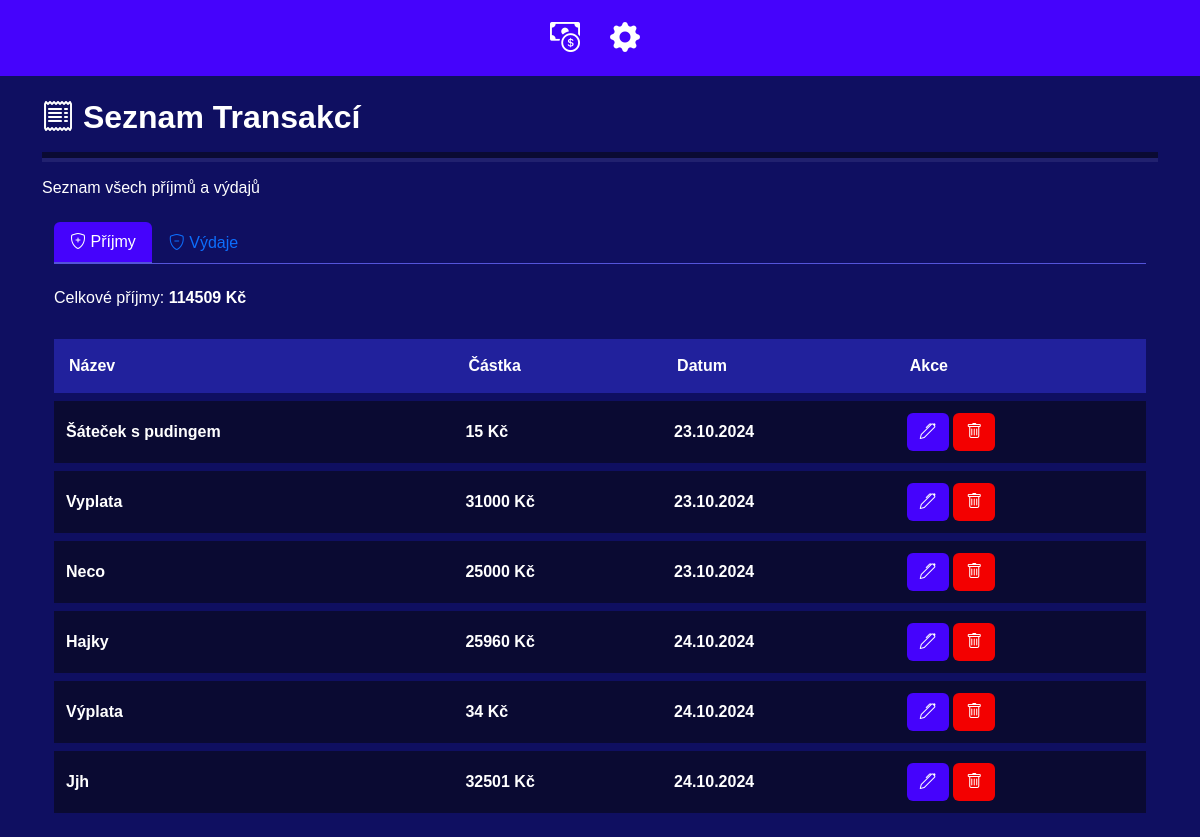
The page /list/ on the database as committed earlier.
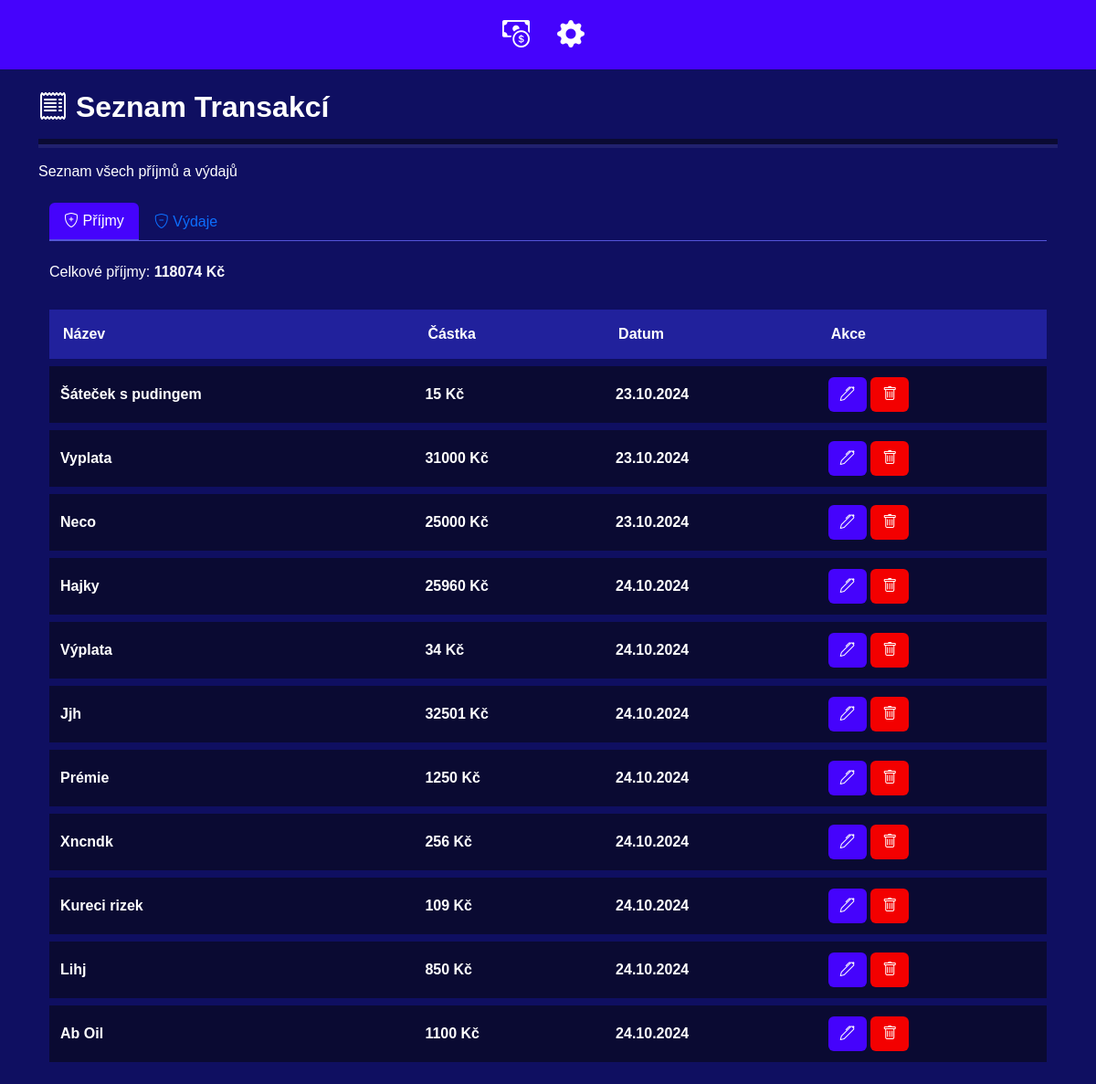
The same page on the database as committed later.
### finance_app/models.py (models this page shows)
class Income(models.Model):
    name = models.CharField(max_length=100)
    amount = models.FloatField()
    date = models.DateField(auto_now_add=True,editable=True)
    category = models.ForeignKey(Category, on_delete=models.SET_DEFAULT, default=1)

### finance_app/views.py (the view)
# urls.py: path('list/', views.list_transactions, name='list_transactions'),
def list_transactions(request):
    incomes = Income.objects.all()
    outcomes = Outcome.objects.all()
    total_income = Income.objects.aggregate(Sum('amount'))['amount__sum'] or 0
    total_outcome = Outcome.objects.aggregate(Sum('amount'))['amount__sum'] or 0
    context = {
        'incomes': incomes,
        'outcomes': outcomes,
        'no_incomes': not incomes.exists(),
        'no_outcomes': not outcomes.exists(),
        'total_income': total_income,
        'total_outcome': total_outcome,
    }
    return render(request, 'list.html', context)

### finance_app/templates/list.html (shortened to what this page needs)
{% extends "base.html" %}
{% block content %}
<h2 class="py-2"><i class="bi bi-receipt"></i> Seznam Transakcí</h2>
    <div class="hr-container">
    <hr class="hr-main">
    <hr class="hr-secondary">
</div>
<h6 class="py-3">Seznam všech příjmů a výdajů</h6>
    <div class="container mt-2" style="margin:0 !important;">
        <ul class="nav nav-tabs" id="myTab" role="tablist">
            <li class="nav-item" role="presentation">
                <button class="nav-link active" id="income-tab" data-bs-toggle="tab" data-bs-target="#income" type="button" role="tab" aria-controls="income" aria-selected="true"><i class="bi bi-shield-plus"></i> Příjmy</button>
            </li>
            <li class="nav-item" role="presentation">
                <button class="nav-link" id="outcome-tab" data-bs-toggle="tab" data-bs-target="#outcome" type="button" role="tab" aria-controls="outcome" aria-selected="false"><i class="bi bi-shield-minus"></i> Výdaje</button>
            </li>
        </ul>
        <div class="tab-content" id="myTabContent">
            <div class="tab-pane fade show active" id="income" role="tabpanel" aria-labelledby="income-tab">
              <h6 class="py-4">Celkové příjmy: <strong>{{ total_income|floatformat:0 }} Kč</strong></h6>
                {% if no_incomes %}
    <p class="py-3">Žádné příjmy</p>
{% else %}
<table class="table mt-2">
    <thead>
        <tr>
            <th>Název</th>
            <th>Částka</th>
            <th>Datum</th>
            <th>Akce</th>
        </tr>
    </thead>
    <tbody>
        {% for item in incomes %}
            <td>{{ item.name }}</td>
            <td>{{ item.amount|floatformat:0 }} Kč</td>
            <td>{{ item.date|date:"d.m.Y" }}</td>
            <td><a class="btn darkbtn" href='{% url 'edit_income' item.id  %}'><i class="bi bi-pen"></i></a>
            <a class="btn dangerbtn" href='{% url 'delete_income' item.id  %}'><i class="bi bi-trash"></i></a>
            </td>
        {% endfor %}
    </tbody>
</table>
{% endif %}
            </div>
        </div>
    </div>
{% endblock %}

Rows that differ between the two databases and show on the page:
added Income: name "Prémie", amount "1250", date "24.10.2024"
added Income: name "Xncndk", amount "256", date "24.10.2024"
added Income: name "Kureci rizek", amount "109", date "24.10.2024"
added Income: name "Lihj", amount "850", date "24.10.2024"
added Income: name "Ab Oil", amount "1100", date "24.10.2024"
Other text that changed with them:
{{ total_income|floatformat:0 }}: "114509" → "118074"
